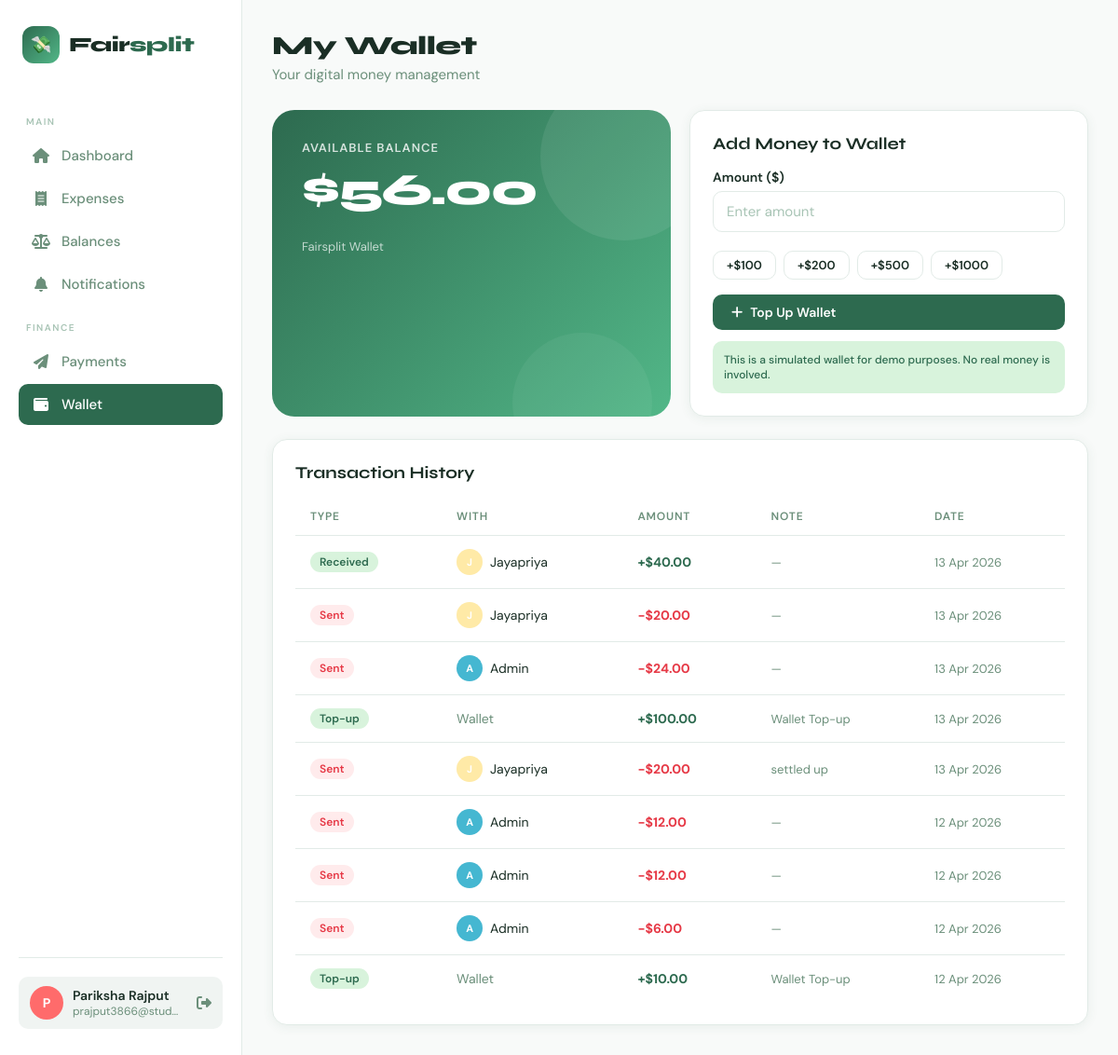
Page /wallet (signed in) on the committed database.
### app.py (models this page shows)
class User(db.Model):
    id           = db.Column(db.Integer, primary_key=True)
    name         = db.Column(db.String(120), nullable=False)
    email        = db.Column(db.String(120), unique=True, nullable=False)
    password     = db.Column(db.String(256), nullable=False)
    avatar_color = db.Column(db.String(20), default="#4ECDC4")
    created_at   = db.Column(db.DateTime, default=datetime.utcnow)
    wallet       = db.relationship("Wallet", back_populates="user", uselist=False)

class Wallet(db.Model):
    id      = db.Column(db.Integer, primary_key=True)
    user_id = db.Column(db.Integer, db.ForeignKey("user.id"), unique=True, nullable=False)
    balance = db.Column(db.Float, default=0.0)
    user    = db.relationship("User", back_populates="wallet")

class Payment(db.Model):
    id         = db.Column(db.Integer, primary_key=True)
    from_user  = db.Column(db.Integer, db.ForeignKey("user.id"), nullable=True)
    to_user    = db.Column(db.Integer, db.ForeignKey("user.id"), nullable=False)
    amount     = db.Column(db.Float, nullable=False)
    note       = db.Column(db.String(256), default="Payment")
    status     = db.Column(db.String(20), default="completed")
    created_at = db.Column(db.DateTime, default=datetime.utcnow)
    sender     = db.relationship("User", foreign_keys=[from_user])
    receiver   = db.relationship("User", foreign_keys=[to_user])

### app.py (the view)
@app.route("/wallet")
@login_required
def wallet():
    uid       = session["user_id"]
    w         = Wallet.query.filter_by(user_id=uid).first() or Wallet(balance=0)
    history   = (Payment.query
                 .filter((Payment.from_user == uid) | (Payment.to_user == uid))
                 .order_by(Payment.created_at.desc()).limit(20).all())
    all_users = {u.id: u for u in User.query.all()}
    return render_template("wallet.html", wallet=w, history=history, all_users=all_users)

### app.py (called while the page is built)
def login_required(f):
    @wraps(f)
    def decorated(*args, **kwargs):
        if "user_id" not in session:
            ip = request.remote_addr
            record_unauthorized_access(ip, request.path, request.method)
            return redirect(url_for("login"))
        return f(*args, **kwargs)
    return decorated

def get_current_user():
    if "user_id" in session:
        return User.query.get(session["user_id"])
    return None

### templates/wallet.html (shortened to what this page needs)
{% extends "base.html" %}
{% block content %}
<div class="page-header animate">
  <div>
    <div class="page-title">My Wallet </div>
    <div class="page-subtitle">Your digital money management</div>
  </div>
</div>
<div class="grid grid-2 animate delay-1" style="margin-bottom:24px">
  <div style="background:linear-gradient(135deg,#2D6A4F,#52B788);border-radius:24px;padding:32px;color:white;position:relative;overflow:hidden">
    <div style="position:absolute;top:-40px;right:-40px;width:180px;height:180px;border-radius:50%;background:rgba(255,255,255,0.08)"></div>
    <div style="position:absolute;bottom:-60px;right:20px;width:150px;height:150px;border-radius:50%;background:rgba(255,255,255,0.05)"></div>
    <div style="font-size:13px;opacity:0.8;font-weight:600;text-transform:uppercase;letter-spacing:1px;margin-bottom:8px">Available Balance</div>
    <div style="font-family:'Syne',sans-serif;font-size:48px;font-weight:800;letter-spacing:-2px;margin-bottom:24px">
      ${{ "%.2f"|format(wallet.balance) }}
    </div>
    <div style="font-size:13px;opacity:0.7">Fairsplit Wallet</div>
  </div>
  <div class="card" style="align-self:start">
    <div class="card-title"> Add Money to Wallet</div>
    <form method="POST" action="{{ url_for('topup_wallet') }}">
      <div class="form-group">
        <label class="form-label">Amount ($)</label>
        <input type="number" name="amount" class="form-control" placeholder="Enter amount" step="0.01" min="1" required>
      </div>
      <div style="display:flex;flex-wrap:wrap;gap:8px;margin-bottom:16px">
        {% for amt in [100, 200, 500, 1000] %}
        <button type="button" class="btn btn-outline btn-sm" onclick="document.querySelector('[name=amount]').value={{ amt }}">+${{ amt }}</button>
        {% endfor %}
      </div>
      <button type="submit" class="btn btn-primary" style="width:100%"><i class="fa-solid fa-plus"></i> Top Up Wallet</button>
    </form>
    <div style="margin-top:12px;padding:12px;background:var(--primary-pale);border-radius:10px;font-size:12px;color:var(--primary);font-weight:500">
       This is a simulated wallet for demo purposes. No real money is involved.
    </div>
  </div>
</div>
<div class="card animate delay-2">
  <div class="card-title"> Transaction History</div>
  {% if history %}
  <table class="table">
    <thead>
      <tr><th>Type</th><th>With</th><th>Amount</th><th>Note</th><th>Date</th></tr>
    </thead>
    <tbody>
      {% set uid = session.user_id %}
      {% for p in history %}
      {% set is_system = p.from_user is none %}
      {% set is_sender = p.from_user == uid %}
      {% set other_id = p.to_user if is_sender else p.from_user %}
      {% set other = all_users.get(other_id) %}
      <tr>
        <td>
          {% if is_system %}
            <span class="badge badge-green"> Top-up</span>
          {% elif is_sender %}
            <span class="badge badge-red"> Sent</span>
          {% else %}
            <span class="badge badge-green"> Received</span>
          {% endif %}
        </td>
        <td>
          {% if is_system %}
            <span style="color:var(--text-muted)">Wallet</span>
          {% elif other %}
            <div style="display:flex;align-items:center;gap:8px">
              <div class="avatar" style="background:{{ other.avatar_color or '#4ECDC4' }};width:28px;height:28px;font-size:11px">{{ other.name[0].upper() }}</div>
              {{ other.name }}
            </div>
          {% else %}—{% endif %}
        </td>
        <td>
          <strong style="color:{{ 'var(--primary)' if not is_sender or is_system else 'var(--danger)' }}">
            {{ '+' if not is_sender or is_system else '-' }}${{ "%.2f"|format(p.amount) }}
          </strong>
        </td>
        <td style="color:var(--text-muted);font-size:13px">{{ p.note or '—' }}</td>
        <td style="color:var(--text-muted);font-size:13px">{{ p.created_at.strftime('%d %b %Y') }}</td>
      </tr>
      {% endfor %}
    </tbody>
  </table>
  {% else %}
  <div class="empty-state">
    <div class="icon"> </div>
    <p>No transactions yet. Top up your wallet to get started!</p>
  </div>
  {% endif %}
</div>
{% endblock %}

### templates/base.html (shortened to what this page needs)
<!DOCTYPE html>
<html lang="en">
<head>
  <link rel="stylesheet" href="https://cdnjs.cloudflare.com/ajax/libs/font-awesome/6.5.0/css/all.min.css"/>
</head>
<body>
  {% if session.user_id %}
  <nav class="sidebar">
    <div class="logo">
      <div class="logo-icon">💸</div>
      <div class="logo-text">Fair<span>split</span></div>
    </div>
    <div class="nav-label">Main</div>
    <a href="{{ url_for('dashboard') }}" class="nav-link {% if request.endpoint=='dashboard' %}active{% endif %}">
      <i class="fa-solid fa-house"></i> Dashboard
    </a>
    <a href="{{ url_for('expenses') }}" class="nav-link {% if request.endpoint in ['expenses','add_expense'] %}active{% endif %}">
      <i class="fa-solid fa-receipt"></i> Expenses
    </a>
    <a href="{{ url_for('balances') }}" class="nav-link {% if request.endpoint=='balances' %}active{% endif %}">
      <i class="fa-solid fa-scale-balanced"></i> Balances
    </a>
    <a href="{{ url_for('notifications') }}" class="nav-link {% if request.endpoint in ['notifications','update_notification_settings','mark_all_notifications_read','test_notification_email'] %}active{% endif %}">
      <i class="fa-solid fa-bell"></i> Notifications
    </a>
    <div class="nav-label">Finance</div>
    <a href="{{ url_for('payments') }}" class="nav-link {% if request.endpoint=='payments' %}active{% endif %}">
      <i class="fa-solid fa-paper-plane"></i> Payments
    </a>
    <a href="{{ url_for('wallet') }}" class="nav-link {% if request.endpoint=='wallet' %}active{% endif %}">
      <i class="fa-solid fa-wallet"></i> Wallet
    </a>
    <div class="sidebar-bottom">
      {% set user = get_current_user() %}
      {% if user %}
      <div class="user-pill">
        <div class="avatar" style="background: {{ user.avatar_color }}">{{ user.name[0].upper() }}</div>
        <div class="user-info">
          <div class="user-name">{{ user.name }}</div>
          <div class="user-email">{{ user.email }}</div>
        </div>
        <a href="{{ url_for('logout') }}" title="Logout" style="color: var(--text-muted); margin-left: 4px;">
          <i class="fa-solid fa-right-from-bracket"></i>
        </a>
      </div>
      {% endif %}
    </div>
  </nav>
  {% endif %}
  <main class="main">
    {% block content %}{% endblock %}
  </main>
</body>
</html>

### rows in the picture
User: name "P", name "Pariksha Rajput", email "prajput3866@stud…"
Wallet: balance "56.00"
Payment: shows "Received", value "+", amount "40.00", note "—", created_at "13 Apr 2026"
User: name "J", name "Jayapriya"
Payment: shows "Sent", value "-", amount "20.00", note "—", created_at "13 Apr 2026"
Payment: shows "Sent", value "-", amount "24.00", note "—", created_at "13 Apr 2026"
User: name "A", name "Admin"
Payment: shows "Top-up", shows "Wallet", value "+", amount "100.00", note "Wallet Top-up", created_at "13 Apr 2026"
Payment: shows "Sent", value "-", amount "20.00", note "settled up", created_at "13 Apr 2026"
Payment: shows "Sent", value "-", amount "12.00", note "—", created_at "12 Apr 2026"
Payment: shows "Sent", value "-", amount "12.00", note "—", created_at "12 Apr 2026"
Payment: shows "Sent", value "-", amount "6.00", note "—", created_at "12 Apr 2026"
Payment: shows "Top-up", shows "Wallet", value "+", amount "10.00", note "Wallet Top-up", created_at "12 Apr 2026"

### other values in the picture
{{ amt }} "100" "200" "500" "1000"
